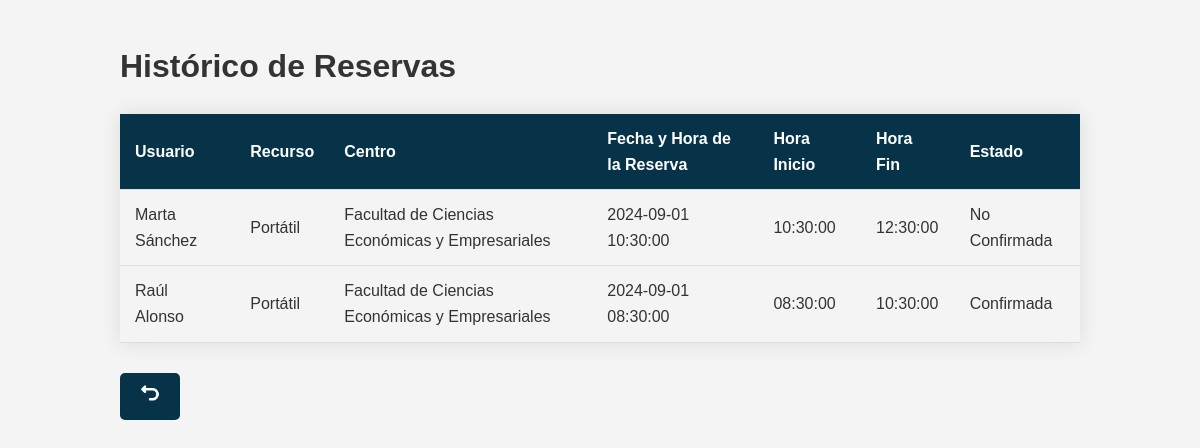
Screenshot of /Controllers/Reservas_Controller.php?action=historico (signed in) with the database file from the repository.
### tables this page shows
CREATE TABLE Reserva (
    ID_Reserva INT AUTO_INCREMENT PRIMARY KEY,
    ID_Usuario INT NOT NULL,
    ID_Recurso INT NOT NULL,
    Fecha_Hora_Reserva DATETIME NOT NULL,
    ID_Franja INT NOT NULL,
    Estado ENUM('Confirmada', 'No Confirmada') NOT NULL,
    FOREIGN KEY (ID_Usuario) REFERENCES Usuario(ID_Usuario) ON DELETE CASCADE,
    FOREIGN KEY (ID_Recurso) REFERENCES Recurso(ID_Recurso) ON DELETE CASCADE,
    FOREIGN KEY (ID_Franja) REFERENCES Franja(ID_Franja)
);

CREATE TABLE Usuario (
    ID_Usuario INT AUTO_INCREMENT PRIMARY KEY,
    DNI VARCHAR(9) NOT NULL UNIQUE,
    Nombre VARCHAR(50) NOT NULL,
    Apellidos VARCHAR(50) NOT NULL,
    NIU VARCHAR(50) NOT NULL UNIQUE,
    Email VARCHAR(100) NOT NULL,
    Rol ENUM('Estudiante', 'Docente', 'Becario de infraestructura', 'Personal de conserjeria', 'Admin') NOT NULL,
    Contrasena VARCHAR(100) NOT NULL
);

CREATE TABLE Recurso (
    ID_Recurso INT AUTO_INCREMENT PRIMARY KEY,
    Tipo VARCHAR(50) NOT NULL,
    Descripcion TEXT NOT NULL,
    Disponibilidad ENUM('Disponible', 'No disponible') NOT NULL,
    ID_Centro INT NOT NULL,
    FOREIGN KEY (ID_Centro) REFERENCES Centro(ID_Centro) ON DELETE CASCADE
);

CREATE TABLE Centro (
    ID_Centro INT AUTO_INCREMENT PRIMARY KEY,
    Nombre VARCHAR(50) NOT NULL,
    Direccion VARCHAR(100) NOT NULL,
    Telefono VARCHAR(15) NOT NULL,
    Email VARCHAR(100) NOT NULL
);

CREATE TABLE Franja (
    ID_Franja INT AUTO_INCREMENT PRIMARY KEY,
    Hora_Inicio TIME NOT NULL,
    Hora_Fin TIME NOT NULL
);

### models/Reservas_Model.php (called while the page is built, shortened)
<?php
class Reservas_Model {
    function __construct($ID_Reserva, $ID_Usuario, $ID_Recurso, $Fecha_Hora_Reserva, $ID_Franja, $Estado) {
        include_once 'Access_DB.php';
        $this->mysqli = ConnectDB();
    }
    public function getAllReservas() {
        $sql = "SELECT
                    r.ID_Reserva,
                    u.Nombre AS NombreUsuario,
                    u.Apellidos AS ApellidosUsuario,
                    rec.Tipo AS TipoRecurso,
                    c.Nombre AS NombreCentro,
                    r.Fecha_Hora_Reserva AS FechaReserva,
                    f.Hora_Inicio,
                    f.Hora_Fin,
                    r.Estado
                FROM Reserva r
                JOIN Usuario u ON r.ID_Usuario = u.ID_Usuario
                JOIN Recurso rec ON r.ID_Recurso = rec.ID_Recurso
                JOIN Centro c ON rec.ID_Centro = c.ID_Centro
                JOIN Franja f ON r.ID_Franja = f.ID_Franja
                ORDER BY r.Fecha_Hora_Reserva DESC";
        $result = $this->mysqli->query($sql);
        return $result;
    }
}
?>

### models/Access_DB.php (called while the page is built, shortened)
<?php
function ConnectDB() {
    $mysqli = new mysqli("localhost", "root", "", "uvigores");
    return $mysqli;
}
?>

### views/Reserva_Historico_View.php (the view, shortened to what this page needs)
<?php
class Reserva_Historico_View {
    private $result;
    function __construct($result) {
        $this->result = $result;
        $this->render();
    }
    function render() {
        include '../Locales/Strings_SPANISH.php';
        $isAdmin = ($_SESSION['rol'] === 'Admin');
        ?>
        <!DOCTYPE html>
        <html lang="es">
        <head>
            <link rel="stylesheet" href="../css/styles.css">
        </head>
        <body>
            <div class="container">
                <h1><?php echo $strings['Histórico de Reservas']; ?></h1>
                <table class="table">
                    <thead>
                        <tr>
                            <?php if ($isAdmin): ?>
                                <th><?php echo $strings['Usuario']; ?></th>
                            <?php endif; ?>
                            <th><?php echo $strings['Recurso']; ?></th>
                            <th><?php echo $strings['Centro']; ?></th>
                            <th><?php echo $strings['Fecha y Hora de la Reserva']; ?></th>
                            <th><?php echo $strings['Hora Inicio']; ?></th>
                            <th><?php echo $strings['Hora Fin']; ?></th>
                            <th><?php echo $strings['Estado']; ?></th>
                        </tr>
                    </thead>
                    <tbody>
                    <?php
                    while ($row = $this->result->fetch_assoc()) {
                        echo "<tr>";
                        if ($isAdmin) {
                            echo "<td>{$row['NombreUsuario']} {$row['ApellidosUsuario']}</td>";
                        }
                        echo "<td>{$row['TipoRecurso']}</td>";
                        echo "<td>{$row['NombreCentro']}</td>";
                        echo "<td>{$row['FechaReserva']}</td>";
                        echo "<td>{$row['Hora_Inicio']}</td>";
                        echo "<td>{$row['Hora_Fin']}</td>";
                        echo "<td>{$row['Estado']}</td>";
                        echo "</tr>";
                    }
                    ?>
                    </tbody>
                </table>
                <a class="button" href="../index.php" title="<?php echo $strings['Volver']; ?>">
                    <img src="../views/img/turn-back.png" alt="<?php echo $strings['Volver']; ?>" style="width: 20px; height: 20px;">
                </a>
            </div>
        </body>
        </html>
        <?php
    }
}
?>

### controllers/Reservas_Controller.php (shortened to what this page needs)
<?php
include_once '../Models/Reservas_Model.php';
include_once '../views/Reserva_List_View.php';
include_once '../views/Reserva_Historico_View.php';
switch ($_REQUEST['action']) {
    case 'historico':
        $model = new Reservas_Model('', '', '', '', '', '');
        if ($_SESSION['rol'] === 'Admin') {
            $reservas = $model->getAllReservas();
            new Reserva_Historico_View($reservas, date('Y-m-d'));
        } else {
            $ID_Usuario = $_SESSION['ID_Usuario'];
            $reservas = $model->getReservasByUser($ID_Usuario);
            new Reserva_Historico_View($reservas);
        }
        break;
}
?>

### css/styles.css (style rules this page uses)
body { font-family: 'Arial', sans-serif; background-color: #f4f4f4; color: #333; margin: 0; padding: 0; line-height: 1.6; }
.container { width: 80%; margin: 0 auto; padding: 20px; }
a { color: #0056b3; text-decoration: none; font-weight: bold; }
button, .button { background-color: #073349; color: white; padding: 10px 20px; border: none; cursor: pointer; text-align: center; border-radius: 5px; font-size: 16px; margin: 5px 0; display: inline-block; }
.table { width: 100%; border-collapse: collapse; margin: 20px 0; font-size: 16px; box-shadow: 0 0 20px rgba(0, 0, 0, 0.1); }
.table thead { background-color: #073349; color: white; }
.table th, .table td { padding: 12px 15px; text-align: left; border-bottom: 1px solid #ddd; }
.button { display: inline-block; padding: 10px 20px; margin: 10px 5px 0 0; background-color: #073349; color: white; text-align: center; text-decoration: none; border-radius: 5px; transition: background-color 0.3s ease; }

### rows the page displays
reserva: ID_Usuario.Nombre "Marta", ID_Usuario.Apellidos "Sánchez", ID_Recurso.Tipo "Portátil", centro.Nombre "Facultad de Ciencias Económicas y Empresariales", Fecha_Hora_Reserva "2024-09-01 10:30:00", ID_Franja.Hora_Inicio "10:30:00", ID_Franja.Hora_Fin "12:30:00", Estado "No Confirmada"
reserva: ID_Usuario.Nombre "Raúl", ID_Usuario.Apellidos "Alonso", ID_Recurso.Tipo "Portátil", centro.Nombre "Facultad de Ciencias Económicas y Empresariales", Fecha_Hora_Reserva "2024-09-01 08:30:00", ID_Franja.Hora_Inicio "08:30:00", ID_Franja.Hora_Fin "10:30:00", Estado "Confirmada"

### other values shown
$strings['Histórico de Reservas'] "Histórico de Reservas"
$strings['Usuario'] "Usuario"
$strings['Recurso'] "Recurso"
$strings['Centro'] "Centro"
$strings['Fecha y Hora de la Reserva'] "Fecha y Hora de la Reserva"
$strings['Hora Inicio'] "Hora Inicio"
$strings['Hora Fin'] "Hora Fin"
$strings['Estado'] "Estado"
